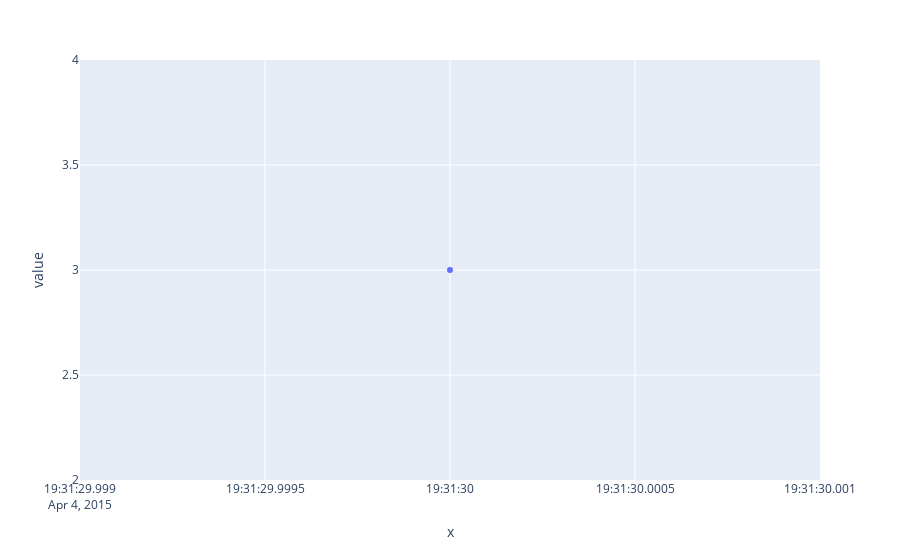

Write notebook code for a chart like this one.
### Code cell
fig = px.scatter(df, x=df['date'].dt.to_pydatetime(), y='value')
fig.show()

### Figure 1 — Plotly figure (JSON) as saved in the notebook; plotly's stock layout.template omitted (floating-point values rounded to 4 significant figures)
{"data": [{"hoverlabel": {"namelength": 0}, "hovertemplate": "x=%{x}<br>value=%{y}", "legendgroup": "", "marker": {"color": "#636efa", "symbol": "circle"}, "mode": "markers", "name": "", "showlegend": false, "type": "scatter", "x": ["2015-04-04T19:31:30+01:00"], "xaxis": "x", "y": [3], "yaxis": "y"}], "layout": {"legend": {"tracegroupgap": 0}, "margin": {"t": 60}, "xaxis": {"anchor": "y", "domain": [0, 1], "title": {"text": "x"}}, "yaxis": {"anchor": "x", "domain": [0, 1], "title": {"text": "value"}}}}
